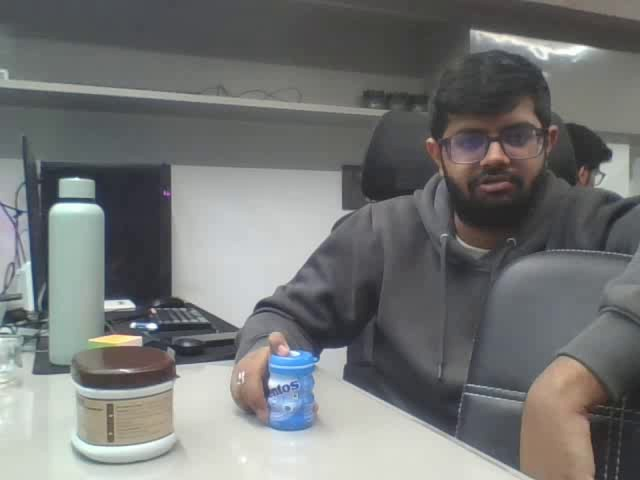
#> input picture reports/unknown_frames/evt_20261119_185408_0005_evidence_f01.jpg, 640 x 480 px, found by its file name
$ python annotate_frames.py
#> lines starting #> are read from the running program, lines starting #| are printed output that depends on the picture
"""Inspect scene and annotate frame."""

import cv2
from pathlib import Path

img = cv2.imread("reports/unknown_frames/evt_20261119_185408_0005_evidence_f01.jpg")
#> img is the input picture: shape (480, 640, 3); mean B, G, R 117.2, 117.9, 116.3
if img is not None:
    # Draw boxes
    cv2.rectangle(img, (41, 174), (111, 369), (0, 0, 255), 2)
    cv2.putText(img, "Waste_12 (0.60)", (41, 165), cv2.FONT_HERSHEY_SIMPLEX, 0.5, (0, 0, 255), 2)
    cv2.rectangle(img, (226, 48), (640, 463), (255, 0, 0), 2)
    cv2.putText(img, "Person_2", (226, 40), cv2.FONT_HERSHEY_SIMPLEX, 0.5, (255, 0, 0), 2)
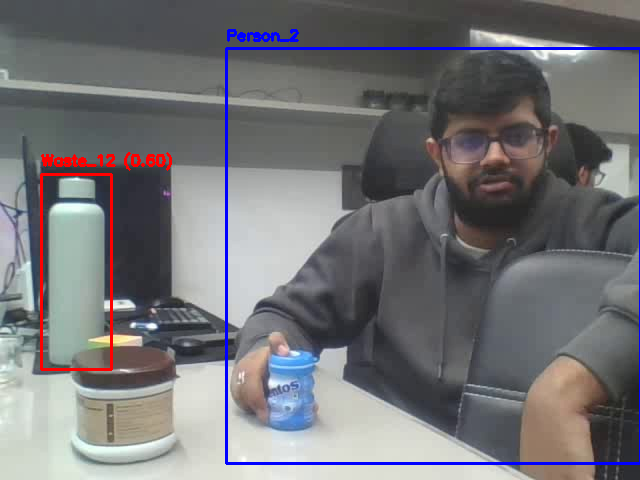
#> img: shape (480, 640, 3); mean B, G, R 118.3, 115.1, 115.7
    cv2.imwrite("reports/unknown_frames/annotated_185408_f01.jpg", img)
    print("Saved annotated_185408_f01.jpg")

img2 = cv2.imread("reports/unknown_frames/evt_20261119_185229_0001_evidence_f01.jpg")
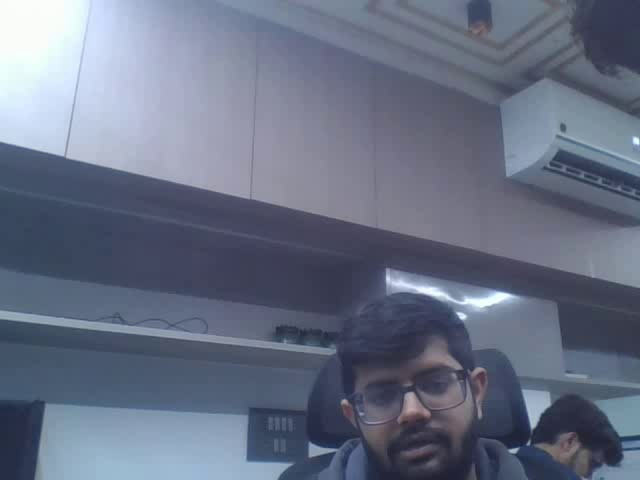
#> input picture reports/unknown_frames/evt_20261119_185229_0001_evidence_f01.jpg, 640 x 480 px, found by its file name
#> img2 is the input picture: shape (480, 640, 3); mean B, G, R 132, 112, 103.9
if img2 is not None:
    # Waste (275, 322, 339, 356) and Person (280, 291, 575, 480)
    cv2.rectangle(img2, (275, 322), (339, 356), (0, 0, 255), 2)
    cv2.putText(img2, "Waste (0.26)", (275, 315), cv2.FONT_HERSHEY_SIMPLEX, 0.5, (0, 0, 255), 2)
    cv2.rectangle(img2, (280, 291), (575, 480), (255, 0, 0), 2)
    cv2.putText(img2, "Person_2", (280, 285), cv2.FONT_HERSHEY_SIMPLEX, 0.5, (255, 0, 0), 2)
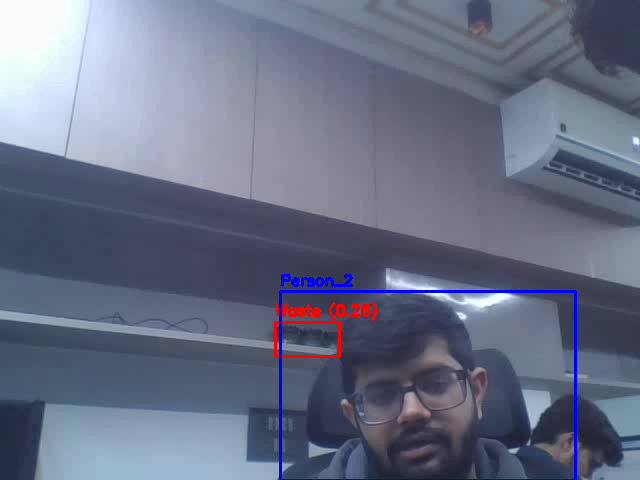
#> img2: shape (480, 640, 3); mean B, G, R 133, 110.9, 103.9
    cv2.imwrite("reports/unknown_frames/annotated_185229_f01.jpg", img2)
    print("Saved annotated_185229_f01.jpg")
